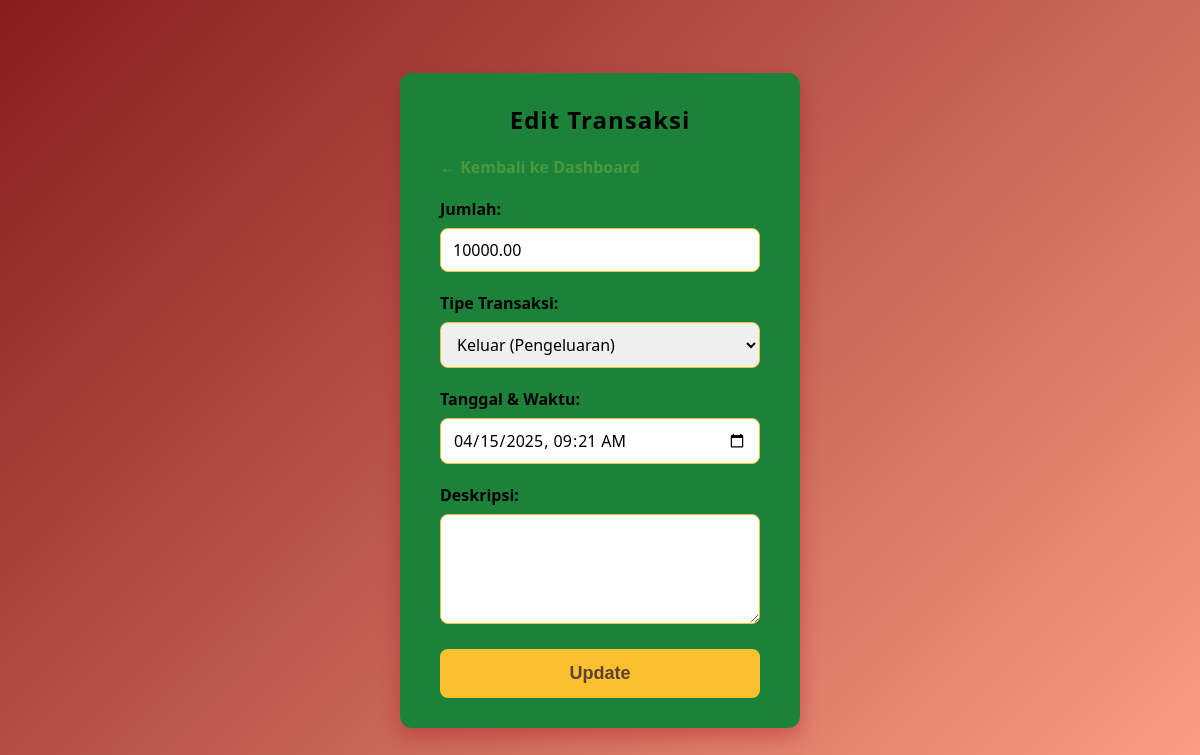
/edit_transaksi.php?id=21 (signed in), run on the app's committed database.
### tables this page shows
CREATE TABLE `transactions` (
  `id` int(11) NOT NULL,
  `user_id` int(11) NOT NULL,
  `amount` decimal(12,2) NOT NULL,
  `transaction_type` enum('in','out') NOT NULL,
  `description` text DEFAULT NULL,
  `created_at` timestamp NOT NULL DEFAULT current_timestamp()
);

### edit_transaksi.php (the view, shortened to what this page needs)
<?php
include 'koneksi.php';
$id = intval($_GET['id']);
$sql = "SELECT * FROM transactions WHERE id = $id";
$result = $conn->query($sql);
$transaksi = $result->fetch_assoc();
?>
<!DOCTYPE html>
<html lang="id">
<head>
</head>
<body>
<div class="container">
    <h2>Edit Transaksi</h2>
    <a href="index.php" class="back-link">&larr; Kembali ke Dashboard</a>
    <form method="POST" action="">
        <label for="amount">Jumlah:</label>
        <input type="number" id="amount" name="amount" step="0.01" required value="<?= htmlspecialchars($transaksi['amount']) ?>">
        <label for="transaction_type">Tipe Transaksi:</label>
        <select id="transaction_type" name="transaction_type" required>
            <option value="out" <?= $transaksi['transaction_type'] == 'out' ? 'selected' : '' ?>>Keluar (Pengeluaran)</option>
        </select>
        <label for="created_at">Tanggal & Waktu:</label>
        <input type="datetime-local" id="created_at" name="created_at" required value="<?= htmlspecialchars(date('Y-m-d\TH:i', strtotime($transaksi['created_at']))) ?>">
        <label for="description">Deskripsi:</label>
        <textarea id="description" name="description" rows="4"><?= htmlspecialchars($transaksi['description']) ?></textarea>
        <button type="submit">Update</button>
    </form>
</div>
</body>
</html>

### edit_transaksi.php (style rules this page uses)
* { box-sizing: border-box; }
body { font-family: 'Segoe UI', Tahoma, Geneva, Verdana, sans-serif; background: linear-gradient(135deg,rgb(133, 29, 29) 0%, #fda085 100%); margin: 0; min-height: 100vh; display: flex; justify-content: center; align-items: center; padding: 20px; }
.container { background:rgb(28, 130, 57); padding: 30px 40px; border-radius: 12px; box-shadow: 0 8px 20px rgba(171, 16, 29, 0.4); width: 400px; max-width: 100%; }
h2 { color:rgb(0, 0, 0); margin-top: 0; margin-bottom: 20px; font-weight: 700; letter-spacing: 1px; text-align: center; }
a.back-link { display: inline-block; margin-bottom: 20px; color:rgb(72, 153, 60); text-decoration: none; font-weight: 600; transition: color 0.3s ease; }
form label { display: block; margin-bottom: 8px; font-weight: 600; color:rgb(0, 0, 0); }
input[type="number"], input[type="datetime-local"], select, textarea { width: 100%; padding: 10px 12px; border: 1.8px solid #fbc02d; border-radius: 8px; font-size: 16px; margin-bottom: 20px; transition: border-color 0.3s ease; font-family: inherit; resize: vertical; }
button { width: 100%; padding: 14px; background-color: #fbc02d; border: none; border-radius: 8px; color: #5d4037; font-size: 18px; font-weight: 700; cursor: pointer; transition: background-color 0.3s ease; }

### data on the page
transactions: amount "10000.00", transaction_type "Keluar (Pengeluaran)", created_at "04/15/2025 09:21"
